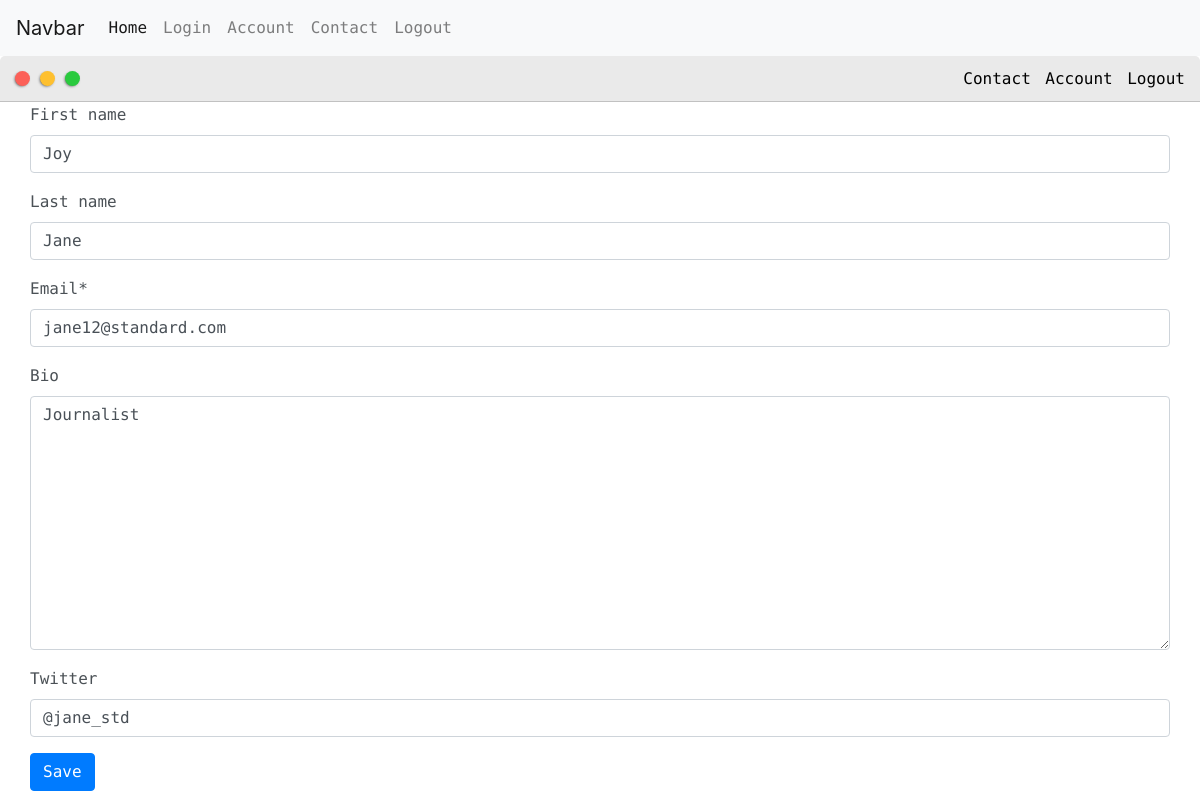
The page /update_profile/ (signed in) on the database its author committed.
### base/models.py (models this page shows, shortened)
class Profile(models.Model):
	user = models.OneToOneField(User, null=True, blank=True, on_delete=models.CASCADE)
	first_name = models.CharField(max_length=200, blank=True, null=True)
	last_name = models.CharField(max_length=200, blank=True, null=True)
	email = models.CharField(max_length=200)
	bio = models.TextField(null=True, blank=True)
	twitter = models.CharField(max_length=200,null=True, blank=True)

### base/views.py (the view, shortened to what this page needs)
# urls.py: path('update_profile/', views.updateProfile, name="update_profile"),
@login_required(login_url="home")
def updateProfile(request):
	user = request.user
	profile = user.profile
	form = ProfileForm(instance=profile)
	context = {'form':form}
	return render(request, 'base/profile_form.html', context)

### base/forms.py
class ProfileForm(ModelForm):
	class Meta:
		model = Profile
		fields = '__all__'
		exclude = ['user']

### base/templates/base/profile_form.html (shortened to what this page needs)
{% extends 'base/main.html' %}
{% load static %}
{% load crispy_forms_tags %}
{% block content %}
<div class="main-container">
	<form method="POST" enctype="multipart/form-data">
		{{form|crispy}}
		<input class="btn btn-primary" type="submit" value="Save">
	</form>
</div>
{% endblock content %}

### static/css/default.css (style rules this page uses)
:root { --mainColor:#eaeaea; --secondaryColor:#fff; --borderColor:#c1c1c1; --mainText:black; --secondaryText:#4b5156; --themeDotBorder:#24292e; --previewBg:rgb(251, 249, 243, 0.8); --previewShadow:#f0ead6; --buttonColor:black; }
html, body { padding: 0; margin: 0; scroll-behavior: smooth; }
body * { transition: 0.3s; }
p, li, span, label, input, textarea { color: var(--secondaryText); font-family: 'Roboto Mono', monospace; }
.main-container { width: 1200px; margin: 0 auto; }
@media screen and (max-width: 1200px) { .main-container { width: 95%; } }

### rows shown on the page
Profile: first_name "Joy", last_name "Jane", email "jane12@standard.com", bio "Journalist", twitter "@jane_std"
